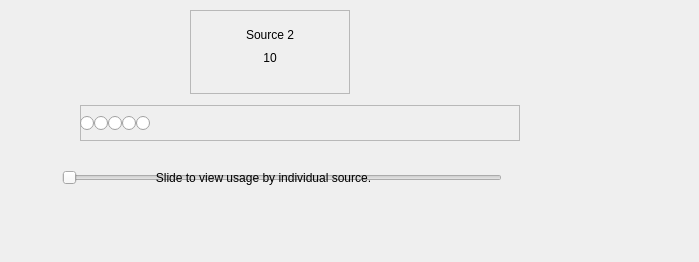
<?xml version="1.0" encoding="UTF-8"?>
<ui version="4.0">
 <class>InteractiveSegmentedBar</class>
 <widget class="QWidget" name="InteractiveSegmentedBar">
  <property name="geometry">
   <rect>
    <x>0</x>
    <y>0</y>
    <width>699</width>
    <height>262</height>
   </rect>
  </property>
  <property name="windowTitle">
   <string>Form</string>
  </property>
  <property name="styleSheet">
   <string notr="true"/>
  </property>
  <widget class="QFrame" name="m_ptr_bubble_frame">
   <property name="geometry">
    <rect>
     <x>190</x>
     <y>10</y>
     <width>160</width>
     <height>84</height>
    </rect>
   </property>
   <property name="frameShape">
    <enum>QFrame::StyledPanel</enum>
   </property>
   <property name="frameShadow">
    <enum>QFrame::Raised</enum>
   </property>
   <widget class="QLabel" name="m_ptr_bubble_usage_text_label">
    <property name="geometry">
     <rect>
      <x>0</x>
      <y>38</y>
      <width>160</width>
      <height>20</height>
     </rect>
    </property>
    <property name="text">
     <string>10</string>
    </property>
    <property name="alignment">
     <set>Qt::AlignCenter</set>
    </property>
   </widget>
   <widget class="QLabel" name="m_ptr_bubble_source_text_label">
    <property name="geometry">
     <rect>
      <x>0</x>
      <y>15</y>
      <width>160</width>
      <height>20</height>
     </rect>
    </property>
    <property name="sizePolicy">
     <sizepolicy hsizetype="MinimumExpanding" vsizetype="MinimumExpanding">
      <horstretch>0</horstretch>
      <verstretch>0</verstretch>
     </sizepolicy>
    </property>
    <property name="text">
     <string>Source 2</string>
    </property>
    <property name="alignment">
     <set>Qt::AlignCenter</set>
    </property>
   </widget>
  </widget>
  <widget class="QFrame" name="m_ptr_segmented_bar_frame">
   <property name="geometry">
    <rect>
     <x>80</x>
     <y>105</y>
     <width>440</width>
     <height>36</height>
    </rect>
   </property>
   <property name="sizePolicy">
    <sizepolicy hsizetype="Fixed" vsizetype="Fixed">
     <horstretch>0</horstretch>
     <verstretch>0</verstretch>
    </sizepolicy>
   </property>
   <property name="styleSheet">
    <string notr="true"/>
   </property>
   <property name="frameShape">
    <enum>QFrame::StyledPanel</enum>
   </property>
   <property name="frameShadow">
    <enum>QFrame::Raised</enum>
   </property>
   <property name="lineWidth">
    <number>0</number>
   </property>
   <widget class="QWidget" name="layoutWidget">
    <property name="geometry">
     <rect>
      <x>0</x>
      <y>0</y>
      <width>521</width>
      <height>41</height>
     </rect>
    </property>
    <layout class="QHBoxLayout" name="m_ptr_segmented_bar_frame_layout">
     <property name="spacing">
      <number>0</number>
     </property>
     <property name="sizeConstraint">
      <enum>QLayout::SetFixedSize</enum>
     </property>
     <item>
      <widget class="QRadioButton" name="m_ptr_src_1_bar">
       <property name="sizePolicy">
        <sizepolicy hsizetype="Fixed" vsizetype="Fixed">
         <horstretch>0</horstretch>
         <verstretch>0</verstretch>
        </sizepolicy>
       </property>
       <property name="minimumSize">
        <size>
         <width>0</width>
         <height>36</height>
        </size>
       </property>
       <property name="sizeIncrement">
        <size>
         <width>0</width>
         <height>0</height>
        </size>
       </property>
       <property name="styleSheet">
        <string notr="true"/>
       </property>
       <property name="text">
        <string/>
       </property>
      </widget>
     </item>
     <item>
      <widget class="QRadioButton" name="m_ptr_src_2_bar">
       <property name="sizePolicy">
        <sizepolicy hsizetype="Fixed" vsizetype="Fixed">
         <horstretch>0</horstretch>
         <verstretch>0</verstretch>
        </sizepolicy>
       </property>
       <property name="minimumSize">
        <size>
         <width>0</width>
         <height>36</height>
        </size>
       </property>
       <property name="styleSheet">
        <string notr="true"/>
       </property>
       <property name="text">
        <string/>
       </property>
      </widget>
     </item>
     <item>
      <widget class="QRadioButton" name="m_ptr_src_3_bar">
       <property name="sizePolicy">
        <sizepolicy hsizetype="Fixed" vsizetype="Fixed">
         <horstretch>0</horstretch>
         <verstretch>0</verstretch>
        </sizepolicy>
       </property>
       <property name="minimumSize">
        <size>
         <width>0</width>
         <height>36</height>
        </size>
       </property>
       <property name="styleSheet">
        <string notr="true"/>
       </property>
       <property name="text">
        <string/>
       </property>
      </widget>
     </item>
     <item>
      <widget class="QRadioButton" name="m_ptr_src_4_bar">
       <property name="sizePolicy">
        <sizepolicy hsizetype="Fixed" vsizetype="Fixed">
         <horstretch>0</horstretch>
         <verstretch>0</verstretch>
        </sizepolicy>
       </property>
       <property name="minimumSize">
        <size>
         <width>0</width>
         <height>36</height>
        </size>
       </property>
       <property name="styleSheet">
        <string notr="true"/>
       </property>
       <property name="text">
        <string/>
       </property>
      </widget>
     </item>
     <item>
      <widget class="QRadioButton" name="m_ptr_other_bar">
       <property name="enabled">
        <bool>true</bool>
       </property>
       <property name="sizePolicy">
        <sizepolicy hsizetype="Fixed" vsizetype="Preferred">
         <horstretch>0</horstretch>
         <verstretch>0</verstretch>
        </sizepolicy>
       </property>
       <property name="minimumSize">
        <size>
         <width>0</width>
         <height>36</height>
        </size>
       </property>
       <property name="styleSheet">
        <string notr="true"/>
       </property>
       <property name="text">
        <string/>
       </property>
      </widget>
     </item>
    </layout>
    <zorder>m_ptr_other_bar</zorder>
    <zorder>m_ptr_src_4_bar</zorder>
    <zorder>m_ptr_src_3_bar</zorder>
    <zorder>m_ptr_src_2_bar</zorder>
    <zorder>m_ptr_src_1_bar</zorder>
   </widget>
  </widget>
  <widget class="QSlider" name="m_ptr_arrow_slider">
   <property name="geometry">
    <rect>
     <x>62</x>
     <y>150</y>
     <width>440</width>
     <height>55</height>
    </rect>
   </property>
   <property name="orientation">
    <enum>Qt::Horizontal</enum>
   </property>
   <property name="tickPosition">
    <enum>QSlider::NoTicks</enum>
   </property>
  </widget>
  <widget class="QLabel" name="m_ptr_origin_help_text_bubble">
   <property name="geometry">
    <rect>
     <x>110</x>
     <y>150</y>
     <width>307</width>
     <height>56</height>
    </rect>
   </property>
   <property name="styleSheet">
    <string notr="true"/>
   </property>
   <property name="text">
    <string>Slide to view usage by individual source.</string>
   </property>
   <property name="alignment">
    <set>Qt::AlignCenter</set>
   </property>
  </widget>
 </widget>
 <resources/>
 <connections/>
</ui>
